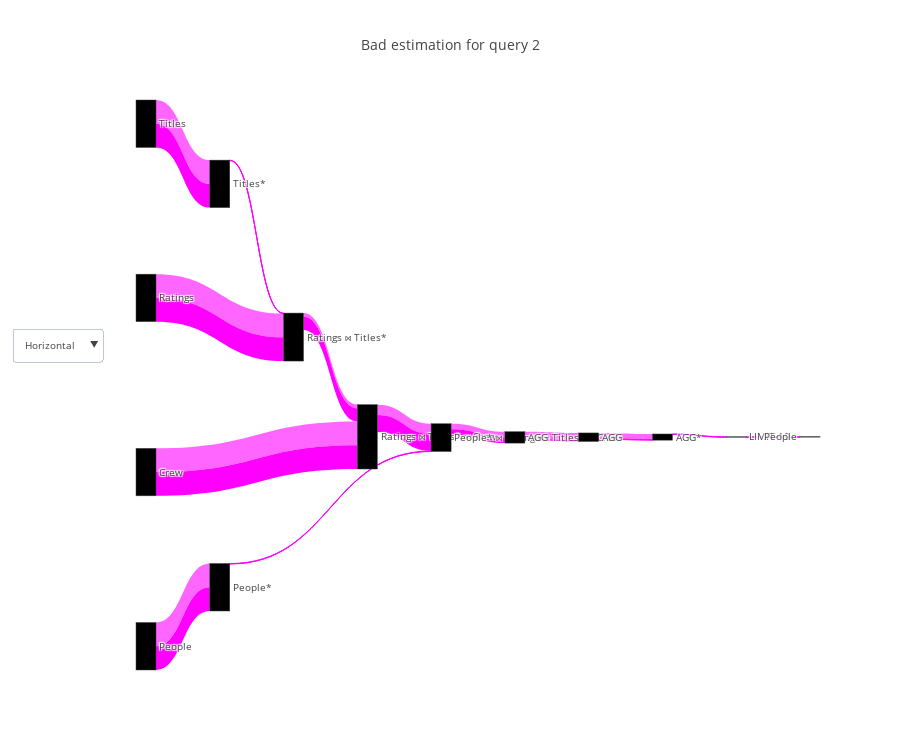

Notebook cell for this chart:
### Code cell
query_renderer.vizualize(flow_df, title="Bad estimation for query 2", metrics=["estimated_cost_pct", "actual_duration_pct"], open_=False)

### Figure 1 — Plotly figure (JSON) as saved in the notebook; plotly's stock layout.template omitted (floating-point values rounded to 4 significant figures)
{"data": [{"link": {"color": ["#f6f", "#f6f", "#f6f", "#f6f", "#f6f", "#f6f", "#f6f", "#f6f", "#f6f", "#f6f", "#f6f", "#f6f", "#f6f", "#f0f", "#f0f", "#f0f", "#f0f", "#f0f", "#f0f", "#f0f", "#f0f", "#f0f", "#f0f", "#f0f", "#f0f", "#f0f"], "label": ["", "Filter condition: (people.died IS NULL)", "", "", "Filter condition: (titles.genres ~~ '%Comedy%'::text)", "Hash Cond ('Inner', '(titles.title_id = ratings.title_id)')", "", "Hash Cond ('Inner', '(crew.title_id = titles.title_id)')", "Hash Cond ('Inner', '(crew.person_id = people.person_id)')", "Group key: ['people.name']\nOutput: ['people.name', 'PARTIAL avg(ratings.rating)', 'PARTIAL count(*)']", "Group key: ['people.name']\nOutput: ['people.name', 'avg(ratings.rating)']", "Filter condition: (count(*) > 10)", "LIMIT: 10", "", "Filter condition: (people.died IS NULL)", "", "", "Filter condition: (titles.genres ~~ '%Comedy%'::text)", "Hash Cond ('Inner', '(titles.title_id = ratings.title_id)')", "", "Hash Cond ('Inner', '(crew.title_id = titles.title_id)')", "Hash Cond ('Inner', '(crew.person_id = people.person_id)')", "Group key: ['people.name']\nOutput: ['people.name', 'PARTIAL avg(ratings.rating)', 'PARTIAL count(*)']", "Group key: ['people.name']\nOutput: ['people.name', 'avg(ratings.rating)']", "Filter condition: (count(*) > 10)", "LIMIT: 10"], "source": [0, 1, 2, 3, 4, 5, 6, 7, 8, 9, 10, 11, 12, 0, 1, 2, 3, 4, 5, 6, 7, 8, 9, 10, 11, 12], "target": [1, 8, 5, 4, 5, 7, 7, 8, 9, 10, 11, 12, 13, 1, 8, 5, 4, 5, 7, 7, 8, 9, 10, 11, 12, 13], "value": [100, 1, 100, 100, 1, 16, 100, 44, 23, 30, 24, 1, 1, 100, 1, 100, 100, 1, 55, 100, 71, 25, 6, 2, 1, 1]}, "node": {"color": ["black", "black", "black", "black", "black", "black", "black", "black", "black", "black", "black", "black", "black", "black", "black", "black", "black", "black", "black", "black", "black", "black", "black", "black", "black", "black"], "label": ["People", "People*", "Ratings", "Titles", "Titles*", "Ratings ⋈ Titles*", "Crew", "Ratings ⋈ Titles* ⋈ Crew", "People* ⋈ Ratings ⋈ Titles* ⋈ Crew", "AGG", "AGG", "AGG*", "LIMIT 10", "People", "People*", "Ratings", "Titles", "Titles*", "Ratings ⋈ Titles*", "Crew", "Ratings ⋈ Titles* ⋈ Crew", "People* ⋈ Ratings ⋈ Titles* ⋈ Crew", "AGG", "AGG", "AGG*", "LIMIT 10"], "pad": 200}, "orientation": "h", "type": "sankey", "valueformat": ",", "valuesuffix": [" Percent", " Percent", " Percent", " Percent", " Percent", " Percent", " Percent", " Percent", " Percent", " Percent", " Percent", " Percent", " Percent", " Percent", " Percent", " Percent", " Percent", " Percent", " Percent", " Percent", " Percent", " Percent", " Percent", " Percent", " Percent", " Percent"]}], "layout": {"font": {"size": 10}, "height": 750, "title": "Bad estimation for query 2", "updatemenus": [{"buttons": [{"args": ["orientation", "h"], "label": "Horizontal", "method": "restyle"}, {"args": ["orientation", "v"], "label": "Vertical", "method": "restyle"}], "y": 0.6}]}}
